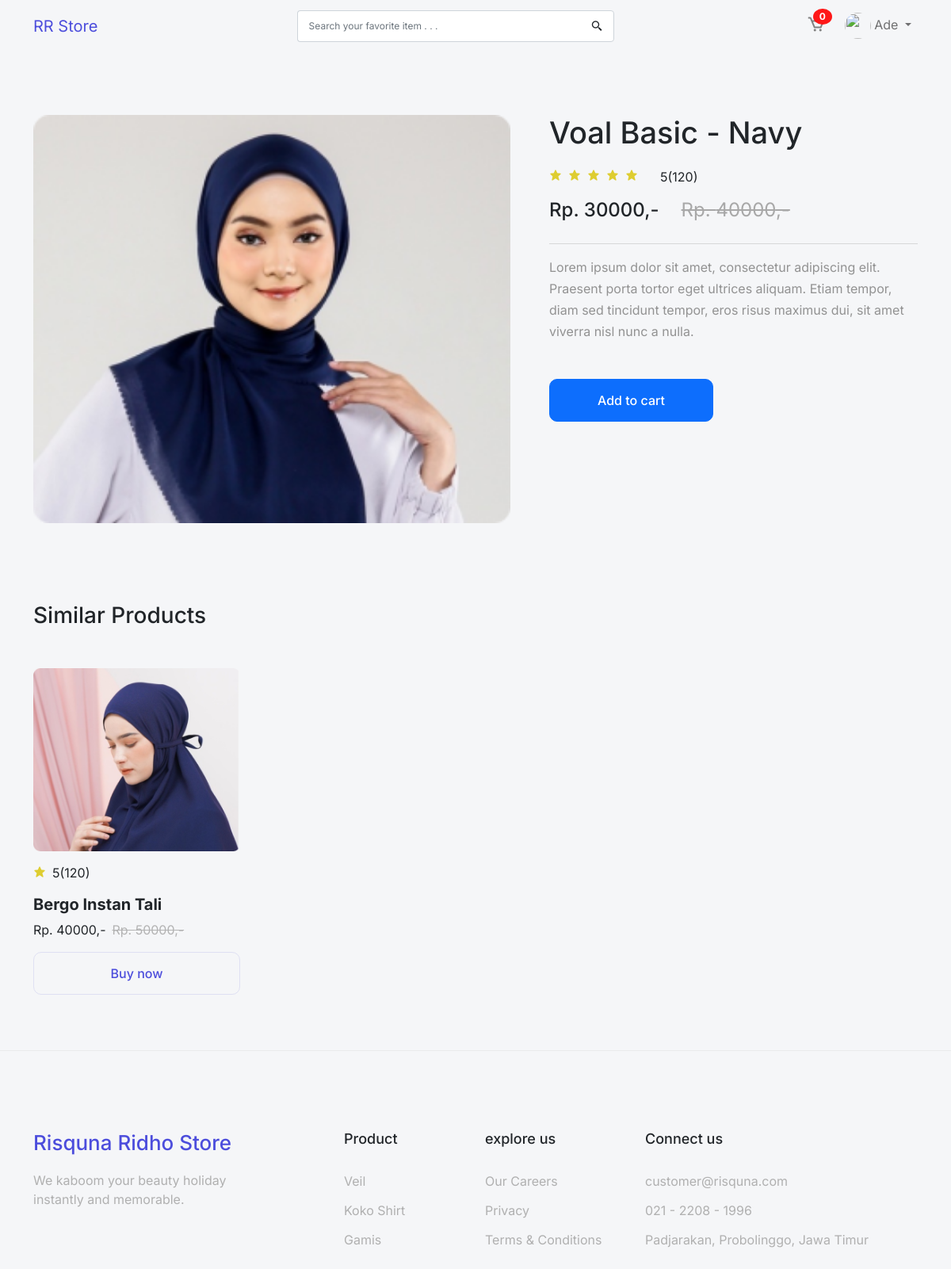
The app's page /detail_product.php?idproduk=1 (signed in) with its own data.
### tables this page shows
CREATE TABLE `produk` (
  `idproduk` int(11) NOT NULL,
  `idkategori` int(11) NOT NULL,
  `namaproduk` varchar(50) NOT NULL,
  `gambar` varchar(50) NOT NULL,
  `deskripsi` text NOT NULL,
  `rating` int(11) NOT NULL,
  `hargabefore` int(15) NOT NULL,
  `hargaafter` int(15) NOT NULL,
  `tgl` timestamp NOT NULL DEFAULT current_timestamp() ON UPDATE current_timestamp(),
  `stok` int(11) NOT NULL
);

### detail_product.php (the view, shortened to what this page needs)
<?php
include ('layouts/header.php');
$id = $_GET['idproduk'];
$result = mysqli_fetch_array(mysqli_query($con, "SELECT * FROM produk WHERE idproduk=$id"));
 ?>
  <div class="detail">
    <div class="container">
      <div class="row">
        <div class="d-flex">
          <div class="col-md-7">
            <img src="<?= $result['gambar'] ?>" width="602px" height="514.73px" alt="">
          </div>
          <div class="col-md-5">
            <div class="content">
              <h3><?= $result['namaproduk'] ?></h3>
              <div class="d-flex gap-2">
                <i class="bx bxs-star"></i>
                <i class="bx bxs-star"></i>
                <i class="bx bxs-star"></i>
                <i class="bx bxs-star"></i>
                <i class="bx bxs-star"></i>
                <p class="rating"><?= $result['rating'] ?>(120)</p>
              </div>
              <div class="d-flex gap-2">
                <h4>Rp. <?= $result['hargaafter'] ?>,-</h4>
                <h4>Rp. <?= $result['hargabefore'] ?>,-</h4>
              </div>
              <hr class="garis">
              <p class="deskripsi"><?= $result['deskripsi'] ?></p>
              <a href="tambahkeranjang.php?id=<?php echo $result['idproduk']  ?>" class="btn btn-primary">Add to cart</a>
            </div>
          </div>
        </div>
      </div>
    </div>
  </div>
  <div class="product">
    <div class="container">
      <div class="title">
        <h3 class="text-start">Similar Products</h3>
      </div>
      <div class="product-item">
        <div class="row">
          <?php
            $query = "SELECT * from produk WHERE idkategori='$result[idkategori]' AND (NOT idproduk='$id')";
            $r = mysqli_query($con, $query);
            while($row = mysqli_fetch_array($r)) {
            $idproduk  = $row['idproduk'];
            $nama  = $row['namaproduk'];
            $rating = $row['rating'];
            $img  = $row['gambar'];
            $after = $row['hargaafter'];
            $before = $row['hargabefore'];
            ?>
          <div class="col-md-3">
            <div class="card">
              <?php echo '<img src="' . $img . '" alt="tidak ketemu" class="card-img-top" alt="...">'; ?>
              <div class="card-body">
                <div class="d-flex gap-2">
                  <div class="star">
                    <i class="bx bxs-star"></i>
                  </div>
                  <p><?php echo $rating; ?>(120)</p>
                </div>
                <h5 class="card-title"><?php echo $nama; ?></h5>
                <div class="d-flex gap-2">
                  <p class="card-text">
                    Rp. <?php echo $after; ?>,-
                  </p>
                  <p class="card-text">
                    Rp. <?php echo $before; ?>,-
                  </p>
                </div>
                <a href="detail_product.php?idproduk=<?php echo $idproduk ?>" class="btn btn-primary">Buy now</a>
              </div>
            </div>
          </div>
          <?php
           }
          ?>
        </div>
      </div>
    </div>
  </div>
  <?php  include ('layouts/footer.php')?>

### style1.css (style rules this page uses)
* { padding: 0; margin: 0; -webkit-box-sizing: border-box; box-sizing: border-box; font-family: 'Inter', sans-serif; }
body { background: #F5F6F8; }
hr { margin-top: 50px; background-color: #c2c2c2; }
.btn { padding: 14px 60px; border-radius: 10px; font-size: 16px; font-weight: 500; }
.product { margin-top: 100px; }
.product .product-item { margin-top: 50px; }
.product .product-item .card { border: none; margin-bottom: 20px; background: none; }
.product .product-item .card .card-body { padding: 15px 0px 0px 0px; }
.product .product-item .card .card-body .star { color: #DECD30; }
.product .product-item .btn { width: 100%; background: none; color: #4C4DDC; border-color: #DFE0F3; -webkit-transition: .3s; transition: .3s; }
.product .product-item .card-title { font-size: 20px; font-weight: bold; }
.product .product-item .card-text:last-child { text-decoration: line-through; color: #b3b3b3; }
.detail { margin-top: 80px; }
.detail .content h3 { margin-bottom: 20px; font-size: 38px; }
.detail .content i { margin-top: 2px; color: #DECD30; }
.detail .content .rating { margin-left: 20px; }
.detail .content h4:last-child { margin-left: 20px; color: #a8a8a8; font-weight: 400; text-decoration: line-through; }
.detail .content .garis { margin-top: 20px; background-color: #777777; }
.detail .content .deskripsi { color: #929292; line-height: 27px; }
.detail .content a { margin-top: 30px; }

### records on screen
produk: gambar (picture), namaproduk "Voal Basic - Navy", rating "5", hargaafter "30000", hargabefore "40000", deskripsi "Lorem ipsum dolor sit amet, consectetur adipiscing elit. Praesent porta tortor eget ultrices aliquam. Etiam tempor, diam sed tincidunt tempor, eros risus maximus dui, sit amet viverra nisl nunc a nulla."
produk: gambar (picture), rating "5", namaproduk "Bergo Instan Tali", hargaafter "40000", hargabefore "50000"

### other values on screen
$sesName "Ade"
